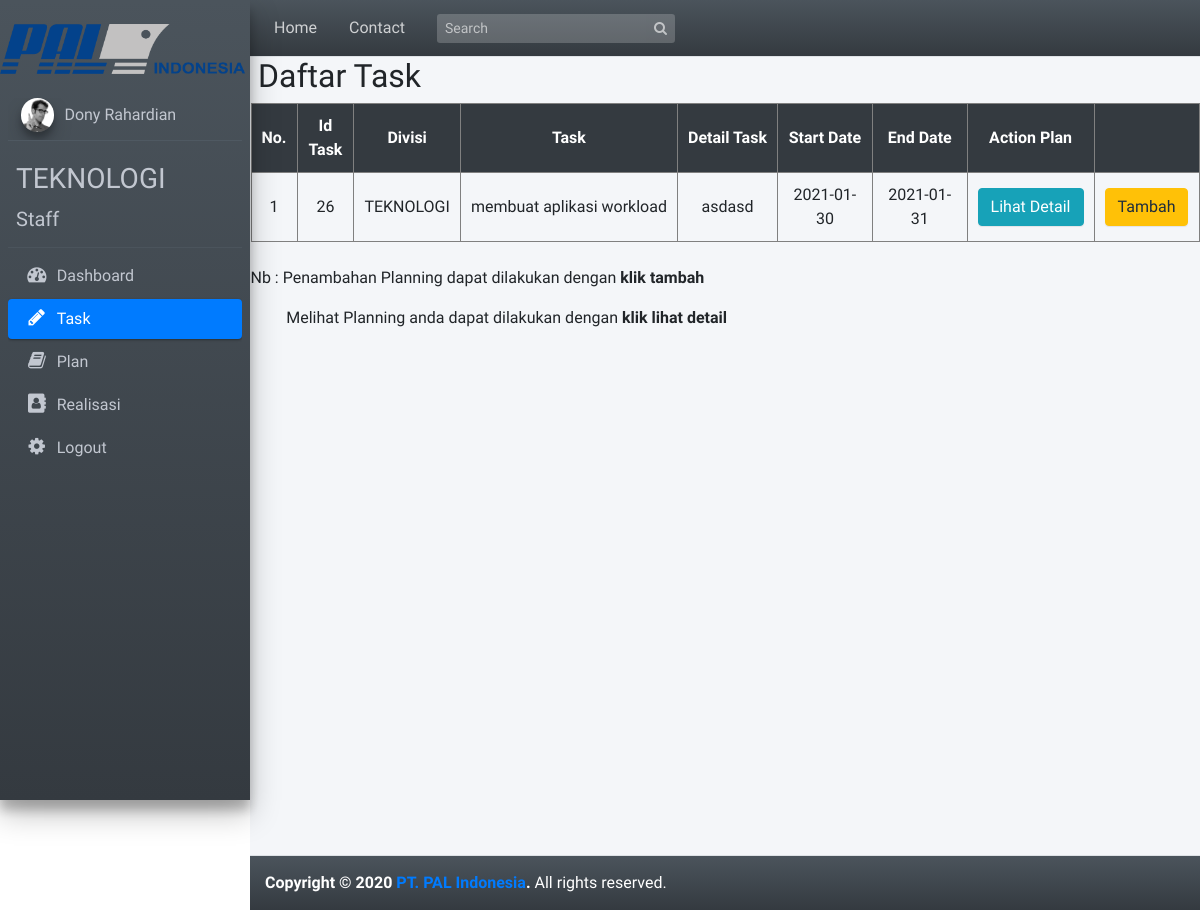
Before: /pages/user_2/index.php?task (signed in) with the older database file.
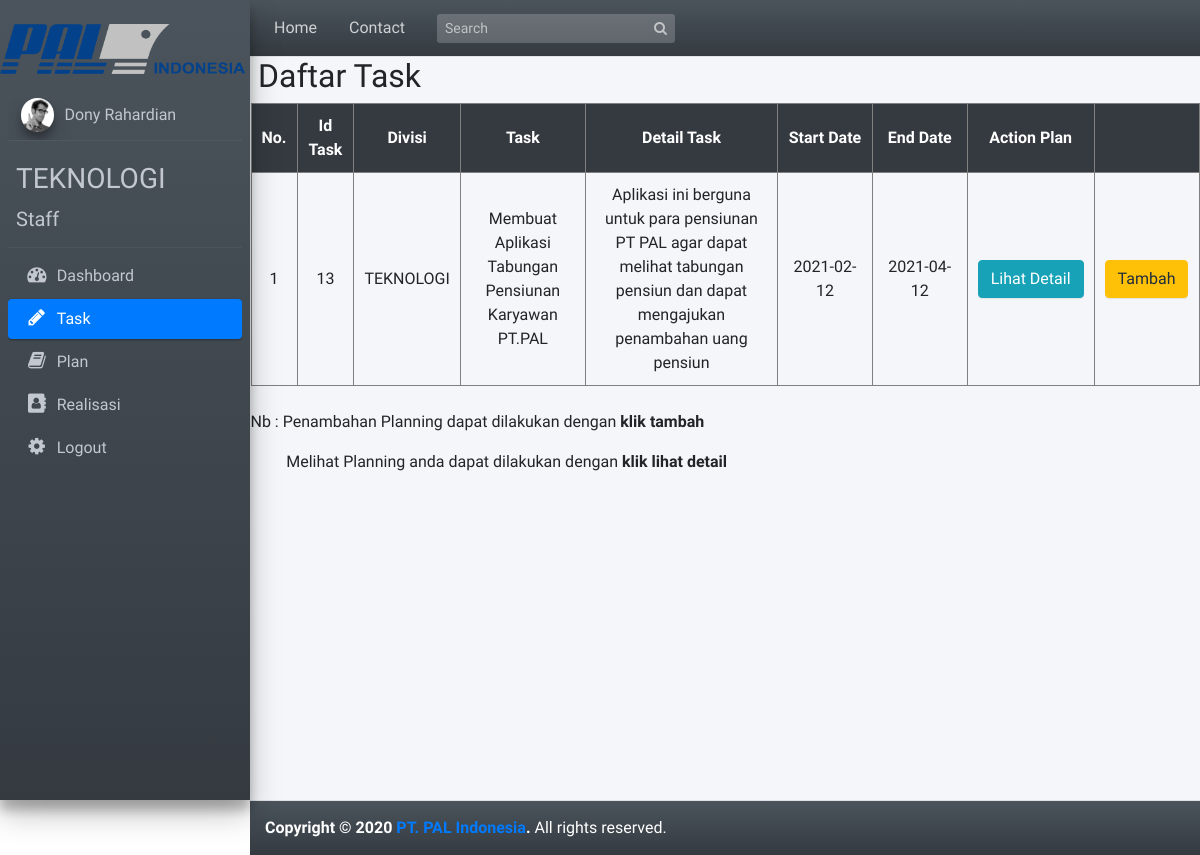
After: the same page with the newer database file.
### tables this page shows
CREATE TABLE `tabel_pj` (
  `id_task` int(11) NOT NULL,
  `nip` int(11) NOT NULL
);

CREATE TABLE `tabel_task` (
  `id_task` int(11) NOT NULL,
  `divisi` varchar(255) NOT NULL,
  `task` varchar(255) NOT NULL,
  `detail_task` varchar(255) NOT NULL,
  `start_date` date NOT NULL,
  `end_date` date NOT NULL
);

### pages/user_2/tabel_task.php (the view, shortened to what this page needs)
<?php
  $no=1;
  $connect = mysqli_connect("localhost", "root", "", "magang_pal");
  $query = "SELECT * FROM tabel_task
            INNER JOIN tabel_pj
            ON tabel_task.id_task = tabel_pj.id_task
            WHERE tabel_pj.nip='$_SESSION[nip]'
            ORDER BY tabel_task.id_task DESC";
  $result = mysqli_query($connect, $query);
?>
<h2>Daftar Task</h2>
      <div class="panel panel-flat">
        <div class="row mb-2">
          <div class="table-responsive">
            <div id="daftar_task">
              <table border="1" cellpadding="10" style="text-align:center;">
                <tr bgcolor="#343a40"  style="color:#ffffff;">
                  <th >No.</th>
                  <th width="6%" >Id Task</th>
                  <th >Divisi</th>
                  <th >Task</th>
                  <th >Detail Task</th>
                  <th width="10%">Start Date</th>
                  <th width="10%">End Date</th>
                  <th>Action Plan</th>
                  <th></th>
                </tr>
                <?php
                  while($row = mysqli_fetch_array($result))
                  {
                  ?>
                  <tr>
                    <td><?php echo $no ?></td>
                    <td><?php echo $row['id_task'] ?></td>
                    <td><?php echo $row['divisi'] ?></td>
                    <td><?php echo $row['task'] ?></td>
                    <td><?php echo $row['detail_task'] ?></td>
                    <td><?php echo $row['start_date'] ?></td>
                    <td><?php echo $row['end_date']?></td>
                    <td>
                      <input type="button" name="view" value="Lihat Detail" id="<?php echo $row["id_task"]; ?>" class="btn btn-info btn-xs view_data" />
                    </td>
                    <td>
                      <input type="button" name="add" value="Tambah" id="<?php echo $row["id_task"]; ?>" class="btn btn-warning btn-xs tambah_data" />
                    </td>
                  </tr>
                  <?php $no++;
                  }
                ?>
              </table><br>
              <p>Nb : Penambahan Planning dapat dilakukan dengan <b>klik tambah</b></p>
              <p>&nbsp&nbsp&nbsp&nbsp&nbsp&nbsp&nbsp&nbsp
                 Melihat Planning anda dapat dilakukan dengan <b>klik lihat detail</b></p>
            </div>
          </div>
        </div>
      </div>

Changed rows visible on the page:
removed tabel_pj: id_task "26", id_task.divisi "TEKNOLOGI", id_task.task "membuat aplikasi workload", id_task.detail_task "asdasd", id_task.start_date "2021-01-30", id_task.end_date "2021-01-31"
added tabel_pj: id_task "13", id_task.divisi "TEKNOLOGI", id_task.task "Membuat Aplikasi Tabungan Pensiunan Karyawan PT.PAL", id_task.detail_task "Aplikasi ini berguna untuk para pensiunan PT PAL agar dapat melihat tabungan pensiun dan dapat mengajukan penambahan uang pensiun", id_task.start_date "2021-02-12", id_task.end_date "2021-04-12"
